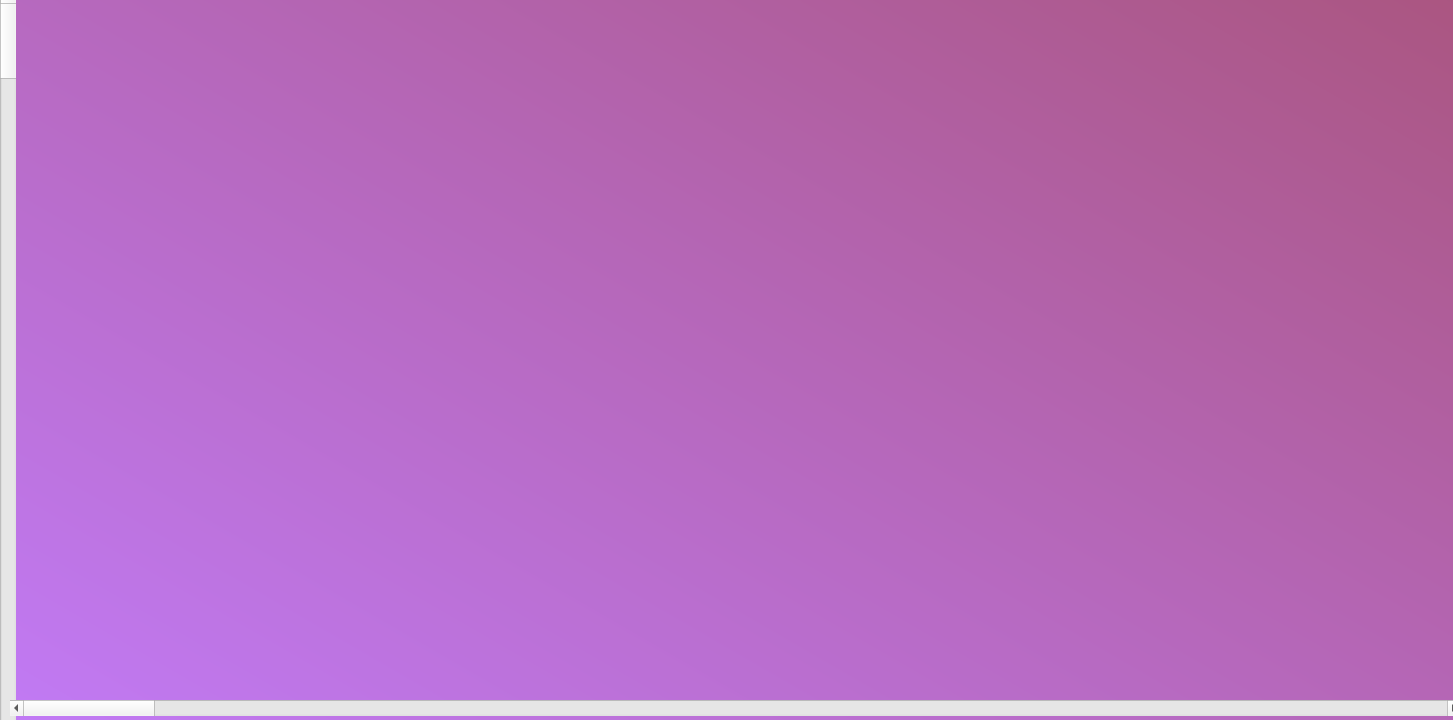
<?xml version="1.0" encoding="UTF-8"?>
<ui version="4.0">
 <class>Form</class>
 <widget class="QWidget" name="Form">
  <property name="geometry">
   <rect>
    <x>0</x>
    <y>0</y>
    <width>1453</width>
    <height>720</height>
   </rect>
  </property>
  <property name="windowTitle">
   <string>Form</string>
  </property>
  <widget class="QWidget" name="widget" native="true">
   <property name="geometry">
    <rect>
     <x>0</x>
     <y>-10</y>
     <width>1481</width>
     <height>861</height>
    </rect>
   </property>
   <property name="styleSheet">
    <string notr="true">QWidget#widget{
background-color:qlineargradient(spread:pad, x1:0, y1:1, x2:1, y2:0, stop:0 rgba(195, 125, 255, 255), stop:1 rgba(170, 85, 127, 255));
}</string>
   </property>
   <widget class="QLabel" name="label">
    <property name="geometry">
     <rect>
      <x>30</x>
      <y>20</y>
      <width>1381</width>
      <height>671</height>
     </rect>
    </property>
    <property name="styleSheet">
     <string notr="true">color:rgb(255, 255, 255);
font: 14pt &quot;MS Shell Dlg 2&quot;;</string>
    </property>
    <property name="text">
     <string/>
    </property>
   </widget>
   <widget class="QScrollBar" name="verticalScrollBar">
    <property name="geometry">
     <rect>
      <x>0</x>
      <y>0</y>
      <width>16</width>
      <height>841</height>
     </rect>
    </property>
    <property name="orientation">
     <enum>Qt::Vertical</enum>
    </property>
   </widget>
   <widget class="QScrollBar" name="horizontalScrollBar">
    <property name="geometry">
     <rect>
      <x>10</x>
      <y>710</y>
      <width>1451</width>
      <height>16</height>
     </rect>
    </property>
    <property name="orientation">
     <enum>Qt::Horizontal</enum>
    </property>
   </widget>
  </widget>
 </widget>
 <resources/>
 <connections/>
</ui>
